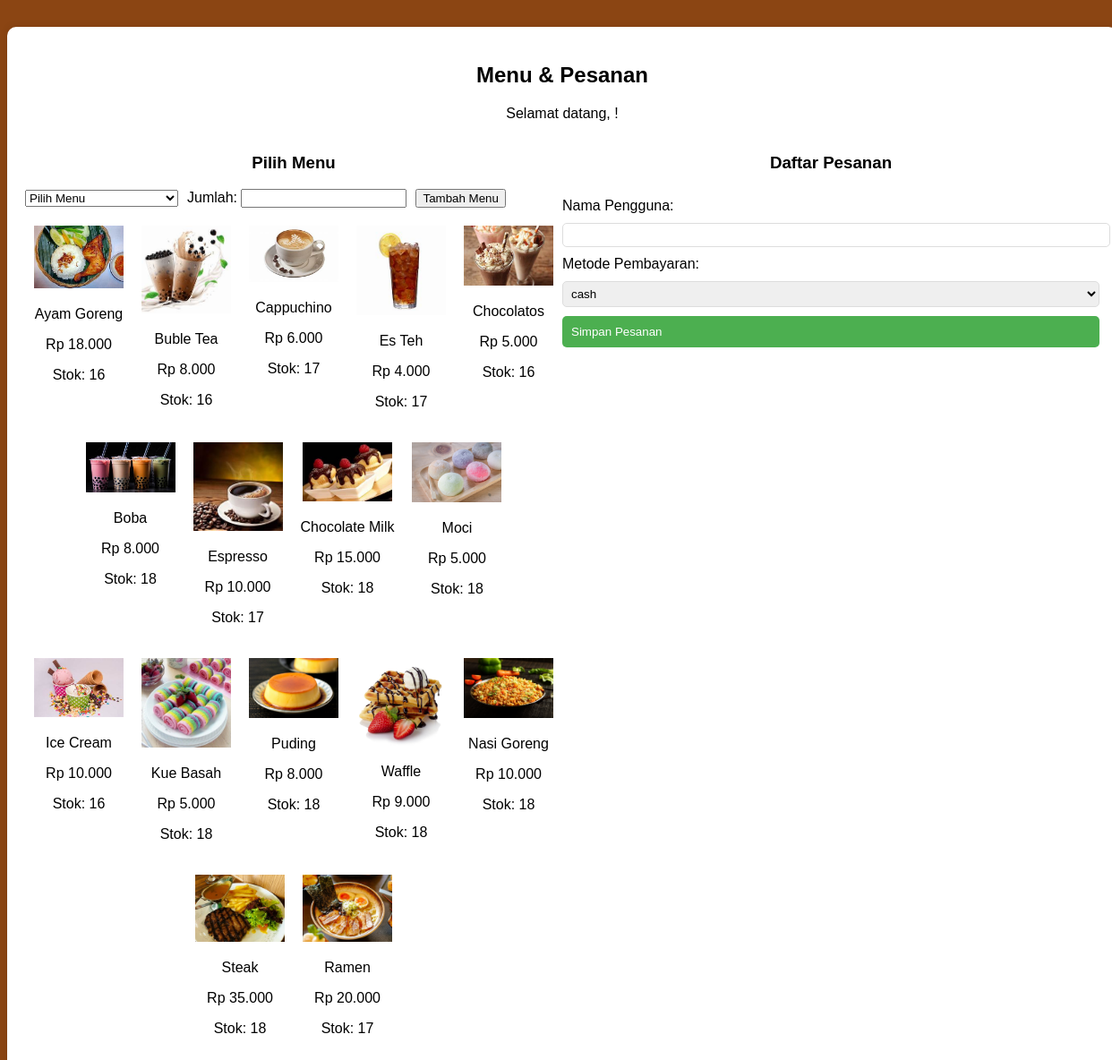
Page /php/menu.php on the committed database.
### tables this page shows
CREATE TABLE `menu` (
  `id_menu` int(11) NOT NULL,
  `kategori` enum('Makanan','Minuman','Dessert','') NOT NULL,
  `nama_menu` varchar(100) NOT NULL,
  `harga` decimal(10,0) NOT NULL,
  `gambar` varchar(100) NOT NULL,
  `stok_keluar` int(11) NOT NULL DEFAULT 0,
  `stok_masuk` int(11) NOT NULL DEFAULT 0,
  `stok` int(11) NOT NULL DEFAULT 0
);

### php/menu.php (the view, shortened to what this page needs)
<?php
include 'config.php';
$nama_pengguna = isset($_GET['nama_pengguna']) ? $_GET['nama_pengguna'] : '';
$sql = "SELECT * FROM menu";
$result = mysqli_query($conn, $sql);
?>
<!DOCTYPE html>
<html lang="en">
<head>
    <link rel="stylesheet" href="menu.css?v=1.0">
</head>
<body>
    <div class="order-container">
        <h2>Menu & Pesanan</h2>
        <p>Selamat datang, <?php echo htmlspecialchars($nama_pengguna, ENT_QUOTES, 'UTF-8'); ?>!</p>
        <div class="order-content">
            <div class="menu-selection">
                <h3>Pilih Menu</h3>
                <div class="menu-controls">
                    <div>
                        <select id="nama_menu" name="nama_menu">
                            <option value="" data-gambar="" data-harga="" data-stok="">Pilih Menu</option>
                        </select>
                    </div>
                    <div>
                        <label for="jumlah_menu">Jumlah:</label>
                        <input type="number" id="jumlah_menu" name="jumlah_menu" min="1">
                    </div>
                    <button type="button" onclick="addMenu()">Tambah Menu</button>
                </div>
                <div class="menu-images">
                    <?php mysqli_data_seek($result, 0); while ($row = mysqli_fetch_assoc($result)): ?>
                        <div class="menu-image-item">
                            <img src="../images/<?php echo $row['gambar']; ?>" alt="<?php echo $row['nama_menu']; ?>">
                            <p><?php echo $row['nama_menu']; ?></p>
                            <p>Rp <?php echo number_format($row['harga'], 0, ',', '.'); ?></p>
                            <p>Stok: <?php echo $row['stok_masuk']; ?></p>
                        </div>
                    <?php endwhile; ?>
                </div>
            </div>
            <div class="order-form">
                <h3>Daftar Pesanan</h3>
                <form method="post" action="">
                    <label for="nama_pengguna">Nama Pengguna:</label>
                    <input type="text" id="nama_pengguna" name="nama_pengguna" value="<?php echo htmlspecialchars($nama_pengguna, ENT_QUOTES, 'UTF-8'); ?>" required>
                    <label for="metode_pembayaran">Metode Pembayaran:</label>
                    <select id="metode_pembayaran" name="metode_pembayaran" required>
                        <?php
                        $sql_pembayaran = "SELECT * FROM metode_pembayaran";
                        $result_pembayaran = mysqli_query($conn, $sql_pembayaran);
                        while ($row_pembayaran = mysqli_fetch_assoc($result_pembayaran)) {
                            echo '<option value="' . htmlspecialchars($row_pembayaran['nama_metode'], ENT_QUOTES, 'UTF-8') . '">' . htmlspecialchars($row_pembayaran['nama_metode'], ENT_QUOTES, 'UTF-8') . '</option>';
                        }
                    ?>
                </select>
                <button type="submit">Simpan Pesanan</button>
            </form>
        </div>
    </div>
</div>
</body>
</html>

### php/menu.css (style rules this page uses)
body { font-family: Arial, sans-serif; background-color: #8B4513; }
.order-container { width: 100%; max-width: 1200px; margin: 30px auto; background-color: #fff; padding: 20px; border-radius: 10px; box-shadow: 0 0 10px rgba(0, 0, 0, 0.1); text-align: center; }
.order-content { display: flex; justify-content: space-between; flex-wrap: wrap; }
.menu-selection, .order-form { width: 100%; max-width: 600px; margin-bottom: 20px; }
.order-form label, .order-form input, .order-form select, .order-form p, .order-form button { display: block; width: 100%; margin: 10px 0; text-align: left; }
.order-form input, .order-form select { padding: 5px; border: 1px solid #ddd; border-radius: 5px; }
.order-form button { background-color: #4CAF50; color: #fff; border: none; padding: 10px; border-radius: 5px; cursor: pointer; }

### php/menu.php (style rules this page uses)
.menu-controls { display: flex; align-items: center; }
.menu-controls > div { margin-right: 10px; }
.menu-controls select { min-width: 150px; }
.menu-images { display: flex; flex-wrap: wrap; justify-content: center; margin-top: 10px; }
.menu-image-item { margin: 10px; text-align: center; }
.menu-image-item img { max-width: 100px; max-height: 100px; object-fit: cover; }

### rows in the picture
menu: gambar (picture), nama_menu "Ayam Goreng", harga "18.000", stok_masuk "16"
menu: gambar (picture), nama_menu "Buble Tea", harga "8.000", stok_masuk "16"
menu: gambar (picture), nama_menu "Cappuchino", harga "6.000", stok_masuk "17"
menu: gambar (picture), nama_menu "Es Teh", harga "4.000", stok_masuk "17"
menu: gambar (picture), nama_menu "Chocolatos", harga "5.000", stok_masuk "16"
menu: gambar+nama_menu (picture), nama_menu "Boba", harga "8.000", stok_masuk "18"
menu: gambar (picture), nama_menu "Espresso", harga "10.000", stok_masuk "17"
menu: gambar (picture), nama_menu "Chocolate Milk", harga "15.000", stok_masuk "18"
menu: gambar (picture), nama_menu "Moci", harga "5.000", stok_masuk "18"
menu: gambar (picture), nama_menu "Ice Cream", harga "10.000", stok_masuk "16"
menu: gambar (picture), nama_menu "Kue Basah", harga "5.000", stok_masuk "18"
menu: gambar (picture), nama_menu "Puding", harga "8.000", stok_masuk "18"
menu: gambar (picture), nama_menu "Waffle", harga "9.000", stok_masuk "18"
menu: gambar (picture), nama_menu "Nasi Goreng", harga "10.000", stok_masuk "18"
menu: gambar (picture), nama_menu "Steak", harga "35.000", stok_masuk "18"
menu: gambar (picture), nama_menu "Ramen", harga "20.000", stok_masuk "17"

### other values in the picture
form field metode_pembayaran "cash"
